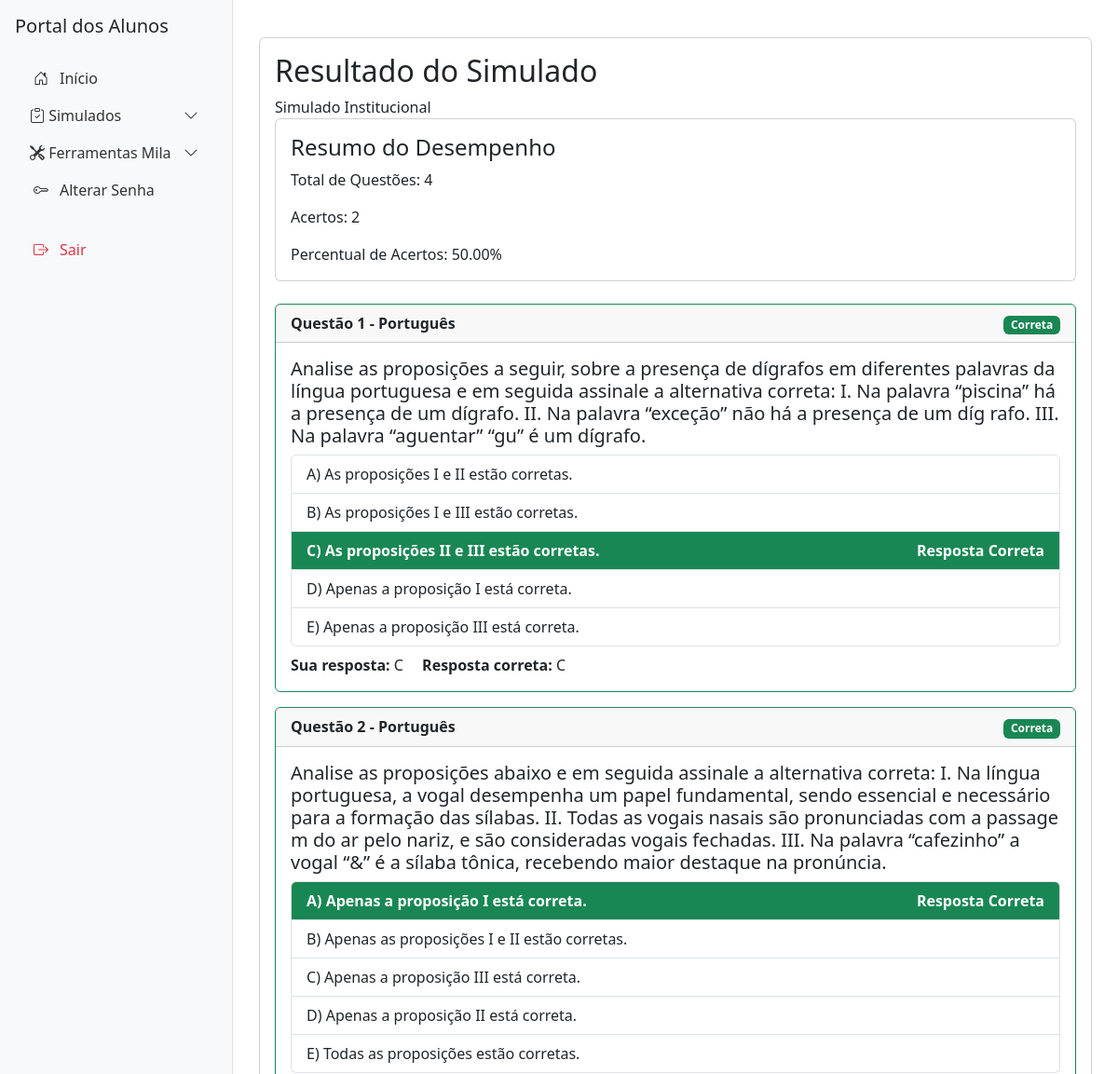
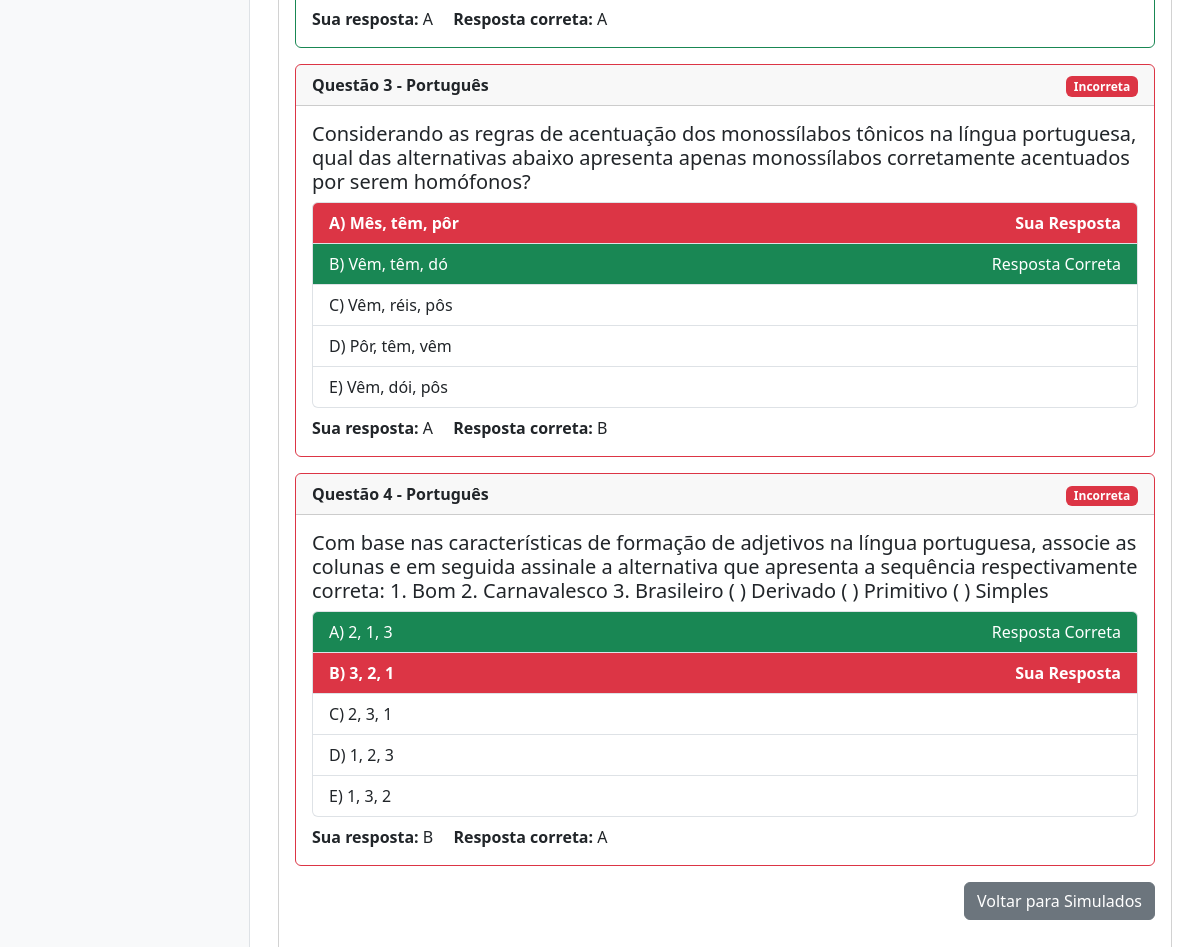
The app's page /aluno/simulado/6?origem=secretaria (signed in) with its own data (2 pictures, top to bottom).
### tables this page shows
CREATE TABLE "banco_questoes" (
    id INTEGER PRIMARY KEY AUTOINCREMENT,
    questao TEXT NOT NULL,
    alternativa_a TEXT NOT NULL,
    alternativa_b TEXT NOT NULL,
    alternativa_c TEXT NOT NULL,
    alternativa_d TEXT NOT NULL,
    alternativa_e TEXT,
    questao_correta TEXT NOT NULL,
    disciplina_id INTEGER NOT NULL,
    assunto TEXT NOT NULL,
    serie_id INTEGER,
    mes_id INTEGER,
    data_criacao TIMESTAMP DEFAULT CURRENT_TIMESTAMP,
    FOREIGN KEY (disciplina_id) REFERENCES disciplinas (id)
);

### models.py (models this page shows, shortened)
class Disciplina(db.Model):
    __tablename__ = 'disciplinas'
    id = db.Column(db.Integer, primary_key=True)
    nome = db.Column(db.String(100), nullable=False)
    descricao = db.Column(db.Text)

### routes/simulados.py (the view, shortened to what this page needs)
@simulados_bp.route('/aluno/simulado/<int:simulado_id>', methods=['GET', 'POST'])
@login_required
def responder_simulado(simulado_id):
    if current_user.tipo_usuario_id != 4:  # Apenas alunos podem acessar
        flash("Acesso não autorizado.", "danger")
        return redirect(url_for("index"))
    db = get_db()
    origem = request.args.get('origem', 'secretaria')
    aluno_simulado = db.execute("""
        SELECT status FROM aluno_simulado
        WHERE simulado_id = ? AND aluno_id = ?
    """, [simulado_id, current_user.id]).fetchone()
    if origem == 'professor':
        simulado = db.execute("""
            SELECT sgp.id, d.nome as disciplina_nome, u.nome as professor_nome
            FROM simulados_gerados_professor sgp
            JOIN disciplinas d ON sgp.disciplina_id = d.id
            JOIN usuarios u ON sgp.professor_id = u.id
            WHERE sgp.id = ?
        """, [simulado_id]).fetchone()
    else:
        simulado = db.execute("""
            SELECT sg.id, d.nome as disciplina_nome
            FROM simulados_gerados sg
            JOIN disciplinas d ON sg.disciplina_id = d.id
            WHERE sg.id = ?
        """, [simulado_id]).fetchone()
    if not simulado:
        flash("Simulado não encontrado.", "danger")
        return redirect(url_for("simulados.listar_simulados"))
    desempenho = db.execute("""
        SELECT respostas_aluno, respostas_corretas, desempenho
        FROM desempenho_simulado
        WHERE aluno_id = ? AND simulado_id = ?
    """, [current_user.id, simulado_id]).fetchone()
    if origem == 'professor':
        questoes = db.execute("""
            SELECT q.id, q.disciplina_id, d.nome as disciplina_nome, q.questao,
                   q.alternativa_a, q.alternativa_b, q.alternativa_c,
                   q.alternativa_d, q.alternativa_e, q.questao_correta
            FROM simulado_questoes_professor sq
            JOIN banco_questoes q ON sq.questao_id = q.id
            JOIN disciplinas d ON q.disciplina_id = d.id
            WHERE sq.simulado_id = ?
            ORDER BY q.disciplina_id
        """, [simulado_id]).fetchall()
    else:
        questoes = db.execute("""
            SELECT q.id, q.disciplina_id, d.nome as disciplina_nome, q.questao,
                   q.alternativa_a, q.alternativa_b, q.alternativa_c,
                   q.alternativa_d, q.alternativa_e, q.questao_correta
            FROM simulado_questoes sq
            JOIN banco_questoes q ON sq.questao_id = q.id
            JOIN disciplinas d ON q.disciplina_id = d.id
            WHERE sq.simulado_id = ?
            ORDER BY q.disciplina_id
        """, [simulado_id]).fetchall()
    if not questoes:
        flash("Nenhuma questão encontrada para este simulado.", "danger")
        return redirect(url_for("simulados.listar_simulados"))
    questoes_por_disciplina = {}
    for q in questoes:
        disciplina_nome = q['disciplina_nome']
        if disciplina_nome not in questoes_por_disciplina:
            questoes_por_disciplina[disciplina_nome] = []
        questoes_por_disciplina[disciplina_nome].append(q)
    if desempenho:  # Se já respondeu, mostrar resultados
        respostas_aluno = json.loads(desempenho['respostas_aluno'])
        respostas_corretas = json.loads(desempenho['respostas_corretas'])
        resultados = []
        total_questoes = len(questoes)
        acertos = 0
        for q in questoes:
            questao_id = str(q['id'])
            resposta_aluno = respostas_aluno.get(questao_id, '')
            resposta_correta = respostas_corretas[questao_id]
            resultado = {
                'questao': q['questao'],
                'disciplina': q['disciplina_nome'],
                'alternativas': [
                    q['alternativa_a'],
                    q['alternativa_b'],
                    q['alternativa_c'],
                    q['alternativa_d'],
                    q['alternativa_e']
                ],
                'resposta_aluno': resposta_aluno,
                'resposta_correta': resposta_correta,
                'acertou': resposta_aluno == resposta_correta,
                'numero_questao': len(resultados) + 1
            }
            if resultado['acertou']:
                acertos += 1
            resultados.append(resultado)
        return render_template('alunos/responder_simulado.html',
                             modo_visualizacao=True,
                             resultados=resultados,
                             total_questoes=total_questoes,
                             acertos=acertos,
                             percentual_acertos=desempenho['desempenho'],
                             simulado=simulado)

### app.py (called while the page is built)
@app.context_processor
def utility_processor():
    return dict(enumerate=enumerate)

@login_manager.user_loader
def load_user(user_id):
    db = get_db()
    cursor = db.cursor()
    cursor.execute("""
        SELECT id, nome, tipo_usuario_id, escola_id, serie_id, turma_id, email, codigo_ibge
        FROM usuarios
        WHERE id = ?
    """, (user_id,))
    user_data = cursor.fetchone()
    if user_data:
        app.logger.info(f"Usuário carregado: {user_data}")
        return User(
            id=user_data[0],
            nome=user_data[1],
            tipo_usuario_id=user_data[2],
            escola_id=user_data[3],
            serie_id=user_data[4],
            turma_id=user_data[5],
            email=user_data[6],
            codigo_ibge=user_data[7]
        )
    app.logger.warning(f"Usuário com ID {user_id} não encontrado.")
    return None

def get_db():
    db = getattr(g, '_database', None)
    if db is None:
        db = g._database = sqlite3.connect(DATABASE)
    return db

@app.teardown_appcontext
def close_connection(exception):
    db = getattr(g, '_database', None)
    if db is not None:
        db.close()

@app.template_filter('chr')
def chr_filter(value):
    try:
        return chr(value)
    except (TypeError, ValueError):
        return value

### routes/simulados.py (called while the page is built)
def get_db():
    if 'db' not in g:
        g.db = sqlite3.connect('educacional.db')
        g.db.row_factory = sqlite3.Row
    return g.db

### templates/alunos/responder_simulado.html (shortened to what this page needs)
{% extends "alunos/base_alunos.html" %}
{% block content %}
<div class="container mt-4">
    {% if modo_visualizacao %}
        <div class="card {% if request.args.get('origem') == 'professor' %}simulado-professor{% else %}simulado-institucional{% endif %}">
            <div class="card-body">
                <div class="resultado-header">
                    <h2>Resultado do Simulado</h2>
                    <div class="tipo-simulado">
                        {% if request.args.get('origem') == 'professor' %}
                        <i class="fas fa-chalkboard-teacher"></i> Simulado do Professor
                        {% else %}
                         Simulado Institucional
                        {% endif %}
                    </div>
                </div>
                <div class="card mb-4">
                    <div class="card-body">
                        <h4 class="card-title">Resumo do Desempenho</h4>
                        <p class="card-text">Total de Questões: {{ total_questoes }}</p>
                        <p class="card-text">Acertos: {{ acertos }}</p>
                        <p class="card-text">Percentual de Acertos: {{ "%.2f"|format(percentual_acertos) }}%</p>
                    </div>
                </div>
                {% for resultado in resultados %}
                <div class="card mb-3 {% if resultado.acertou %}border-success{% else %}border-danger{% endif %}">
                    <div class="card-header">
                        <strong>Questão {{ resultado.numero_questao }} - {{ resultado.disciplina }}</strong>
                        <span class="float-end">
                            {% if resultado.acertou %}
                                <span class="badge bg-success">Correta</span>
                            {% else %}
                                <span class="badge bg-danger">Incorreta</span>
                            {% endif %}
                        </span>
                    </div>
                    <div class="card-body">
                        <h5 class="card-title">{{ resultado.questao }}</h5>
                        <div class="list-group">
                            {% for alternativa in resultado.alternativas %}
                                <div class="list-group-item {% if (loop.index + 64)|chr == resultado.resposta_correta %}bg-success text-white{% endif %}
                                    {% if (loop.index + 64)|chr == resultado.resposta_aluno and resultado.resposta_aluno != resultado.resposta_correta %}bg-danger text-white{% endif %}
                                    {% if (loop.index + 64)|chr == resultado.resposta_aluno %}fw-bold{% endif %}">
                                    {{ (loop.index + 64)|chr }}) {{ alternativa }}
                                    {% if (loop.index + 64)|chr == resultado.resposta_correta %}
                                        <span class="float-end"> Resposta Correta</span>
                                    {% endif %}
                                    {% if (loop.index + 64)|chr == resultado.resposta_aluno and resultado.resposta_aluno != resultado.resposta_correta %}
                                        <span class="float-end"> Sua Resposta</span>
                                    {% endif %}
                                </div>
                            {% endfor %}
                        </div>
                        <div class="mt-2">
                            <strong>Sua resposta:</strong> {{ resultado.resposta_aluno }}
                            <strong class="ms-3">Resposta correta:</strong> {{ resultado.resposta_correta }}
                        </div>
                    </div>
                </div>
                {% endfor %}
                <div class="d-flex justify-content-end mb-3">
                    {% if request.args.get('origem') == 'professor' %}
                    <a href="{{ url_for('simulados.listar_simulados_professores') }}" class="btn btn-secondary">
                        Voltar para Simulados
                    </a>
                    {% else %}
                    <a href="{{ url_for('simulados.listar_simulados') }}" class="btn btn-secondary">
                        Voltar para Simulados
                    </a>
                    {% endif %}
                </div>
            </div>
        </div>
    {% endif %}
</div>
{% endblock %}

### templates/base.html (style rules this page uses)
body { min-height: 100vh; display: flex; flex-direction: column; }

### records on screen
banco_questoes: numero_questao "1", disciplina "Português", shows "Correta", questao "Analise as proposições a seguir, sobre a presença de dígrafos em diferentes palavras da língua portuguesa e em seguida assinale a alternativa correta: I. Na palavra “piscina” há a presença de um dígrafo. II. Na palavra “exceção” não há a presença de um díg rafo. III. Na palavra “aguentar” “gu” é um dígrafo.", index "A", alternativa_a "As proposições I e II estão corretas.", index "B", alternativa_b "As proposições I e III estão corretas.", (loop.index+64)|chr "C", alternativa_c "As proposições II e III estão corretas.", shows "Resposta Correta", index "D", alternativa_d "Apenas a proposição I está correta.", index "E", alternativa_e "Apenas a proposição III está correta.", resposta_aluno "C", resposta_correta "C"
banco_questoes: numero_questao "2", disciplina "Português", shows "Correta", questao "Analise as proposições abaixo e em seguida assinale a alternativa correta: I. Na língua portuguesa, a vogal desempenha um papel fundamental, sendo essencial e necessário para a formação das sílabas. II. Todas as vogais nasais são pronunciadas com a passage m do ar pelo nariz, e são consideradas vogais fechadas. III. Na palavra “cafezinho” a vogal “&” é a sílaba tônica, recebendo maior destaque na pronúncia.", (loop.index+64)|chr "A", alternativa_a "Apenas a proposição I está correta.", shows "Resposta Correta", index "B", alternativa_b "Apenas as proposições I e II estão corretas.", index "C", alternativa_c "Apenas a proposição III está correta.", index "D", alternativa_d "Apenas a proposição II está correta.", index "E", alternativa_e "Todas as proposições estão corretas.", resposta_aluno "A", resposta_correta "A"
banco_questoes: numero_questao "3", disciplina "Português", shows "Incorreta", questao "Considerando as regras de acentuação dos monossílabos tônicos na língua portuguesa, qual das alternativas abaixo apresenta apenas monossílabos corretamente acentuados por serem homófonos?", index "A", alternativa_a "Mês, têm, pôr", shows "Sua Resposta", (loop.index+64)|chr "B", alternativa_b "Vêm, têm, dó", shows "Resposta Correta", index "C", alternativa_c "Vêm, réis, pôs", index "D", alternativa_d "Pôr, têm, vêm", index "E", alternativa_e "Vêm, dói, pôs", resposta_aluno "A", resposta_correta "B"
banco_questoes: numero_questao "4", disciplina "Português", shows "Incorreta", questao "Com base nas características de formação de adjetivos na língua portuguesa, associe as colunas e em seguida assinale a alternativa que apresenta a sequência respectivamente correta: 1. Bom 2. Carnavalesco 3. Brasileiro ( ) Derivado ( ) Primitivo ( ) Simples", (loop.index+64)|chr "A", alternativa_a "2, 1, 3", shows "Resposta Correta", index "B", alternativa_b "3, 2, 1", shows "Sua Resposta", index "C", alternativa_c "2, 3, 1", index "D", alternativa_d "1, 2, 3", index "E", alternativa_e "1, 3, 2", resposta_aluno "B", resposta_correta "A"

### other values on screen
{{ total_questoes }} "4"
{{ acertos }} "2"
{{ "%.2f"|format(percentual_acertos) }} "50.00"
